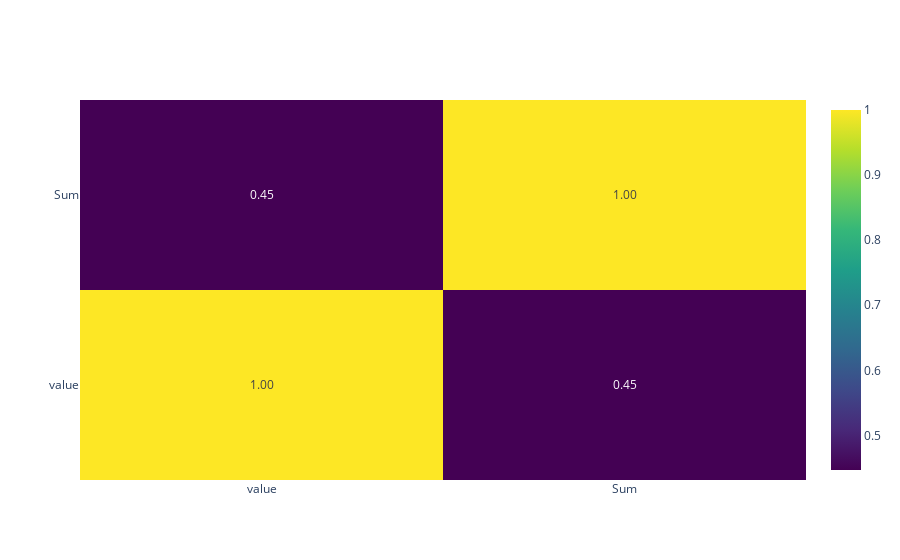

This figure's notebook cell:
### Code cell
dfcorrelation_pm25 = pd.merge(meanprovince_pm25, dfprovince, on='RegioS')

correlation_pm25 = dfcorrelation_pm25[['value', 'Sum']].corr()
corr_matrix_pm25 = go.Figure(data=go.Heatmap(
        z=correlation_pm25.values,
        x=correlation_pm25.columns,
        y=correlation_pm25.index,
        text=correlation_pm25.values, #Show the values in the heatmap
        texttemplate="%{text:.2f}",
        colorscale='Viridis')) #Create the heatmap figure

corr_matrix_pm25.show()

### Figure 1 — Plotly figure (JSON) as saved in the notebook; plotly's stock layout.template omitted (floating-point values rounded to 4 significant figures)
{"data": [{"colorscale": [[0, "#440154"], [0.1111, "#482878"], [0.2222, "#3e4989"], [0.3333, "#31688e"], [0.4444, "#26828e"], [0.5556, "#1f9e89"], [0.6667, "#35b779"], [0.7778, "#6ece58"], [0.8889, "#b5de2b"], [1, "#fde725"]], "text": [[1.0, 0.447], [0.447, 1.0]], "texttemplate": "%{text:.2f}", "type": "heatmap", "x": ["value", "Sum"], "y": ["value", "Sum"], "z": [[1.0, 0.447], [0.447, 1.0]]}], "layout": {}}
